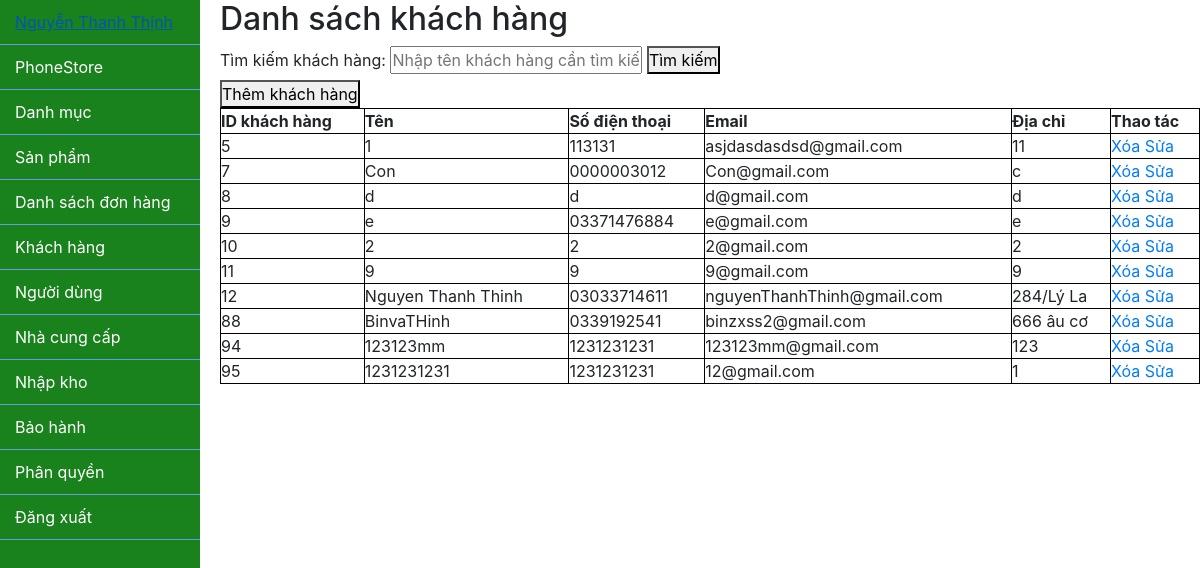
Page /admin/index.php?ctrl=customerController (signed in) on the committed database.
### tables this page shows
CREATE TABLE `khach_hang` (
  `id` int(11) NOT NULL,
  `ten` varchar(255) DEFAULT NULL,
  `so_dien_thoai` varchar(20) DEFAULT NULL,
  `email` varchar(255) DEFAULT NULL,
  `dia_chi` varchar(255) DEFAULT NULL,
  `id_nguoi_dung` int(11) DEFAULT NULL
);

### lib/database.php (called while the page is built, shortened)
<?php
class Database
{
    private $host = "localhost";
    private $username = "root";
    private $password = "";
    private $database = "phonestore";
    private $conn;
    public function __construct()
    {
        $this->conn = $this->connectDB();
    }
    private function connectDB()
    {
        $conn = mysqli_connect($this->host, $this->username, $this->password, $this->database);
        return $conn;
    }
    public function select($query)
    {
        $result = mysqli_query($this->conn, $query);
        if ($result) {
            $data = mysqli_fetch_all($result, MYSQLI_ASSOC);
            return $data;
        } else {
            die(mysqli_error($this->conn));
        }
    }
}

### admin/model/customerModel.php (called while the page is built, shortened)
<?php
class CustomerModel
{
    private $db;
    public function __construct()
    {
        $this->db = new Database();
    }
    public function getAllCustomers()
    {
        $query = "SELECT * FROM khach_hang";
        return $this->db->select($query);
    }
}

### admin/view/customerView.php (the view, shortened to what this page needs)
<!DOCTYPE html>
<html lang="vi">
<head>
</head>
<body>
    <h2>Danh sách khách hàng</h2>
    <form class="search-form-customer">
        <label for="search">Tìm kiếm khách hàng:</label>
        <input type="text" id="search" name="search" placeholder="Nhập tên khách hàng cần tìm kiếm">
        <button type="submit">Tìm kiếm</button>
    </form>
    <form action="index.php?ctrl=customerController&action=viewAddCustomer" method="post">
        <button type="submit">Thêm khách hàng</button>
        <table>
            <thead>
                <tr>
                    <th>ID khách hàng</th>
                    <th>Tên</th>
                    <th>Số điện thoại</th>
                    <th>Email</th>
                    <th>Địa chỉ</th>
                    <th>Thao tác</th>
                </tr>
            </thead>
            <tbody>
                <?php foreach ($customers as $customer) : ?>
                    <tr>
                        <td><?php echo $customer['id']; ?></td>
                        <td><?php echo $customer['ten']; ?></td>
                        <td><?php echo $customer['so_dien_thoai']; ?></td>
                        <td><?php echo $customer['email']; ?></td>
                        <td><?php echo $customer['dia_chi']; ?></td>
                        <td>
                            <a href="index.php?ctrl=customerController&action=deleteCustomer&id=<?php echo $customer['id']; ?>">Xóa</a>
                            <a href="index.php?ctrl=customerController&action=updateCustomerView&id=<?php echo $customer['id']; ?>">Sửa</a>
                        </td>
                    </tr>
                <?php endforeach; ?>
            </tbody>
        </table>
    </form>
</body>
</html>

### admin/css/style.css (style rules this page uses)
table { border-collapse: collapse; width: 100%; }
table, th, td { border: 1px solid black; }
* { margin: 0; padding: 0; box-sizing: border-box; }

### admin/view/customerView.php (style rules this page uses)
table { border-collapse: collapse; width: 100%; }
table, th, td { border: 1px solid black; }

### rows in the picture
khach_hang: id "5", ten "1", so_dien_thoai "113131", email "asjdasdasdsd@gmail.com", dia_chi "11"
khach_hang: id "7", ten "Con", so_dien_thoai "0000003012", email "Con@gmail.com", dia_chi "c"
khach_hang: id "8", ten "d", so_dien_thoai "d", email "d@gmail.com", dia_chi "d"
khach_hang: id "9", ten "e", so_dien_thoai "03371476884", email "e@gmail.com", dia_chi "e"
khach_hang: id "10", ten "2", so_dien_thoai "2", email "2@gmail.com", dia_chi "2"
khach_hang: id "11", ten "9", so_dien_thoai "9", email "9@gmail.com", dia_chi "9"
khach_hang: id "12", ten "Nguyen Thanh Thinh", so_dien_thoai "03033714611", email "nguyenThanhThinh@gmail.com", dia_chi "284/Lý La"
khach_hang: id "88", ten "BinvaTHinh", so_dien_thoai "0339192541", email "binzxss2@gmail.com", dia_chi "666 âu cơ"
khach_hang: id "94", ten "123123mm", so_dien_thoai "1231231231", email "123123mm@gmail.com", dia_chi "123"
khach_hang: id "95", ten "1231231231", so_dien_thoai "1231231231", email "12@gmail.com", dia_chi "1"
